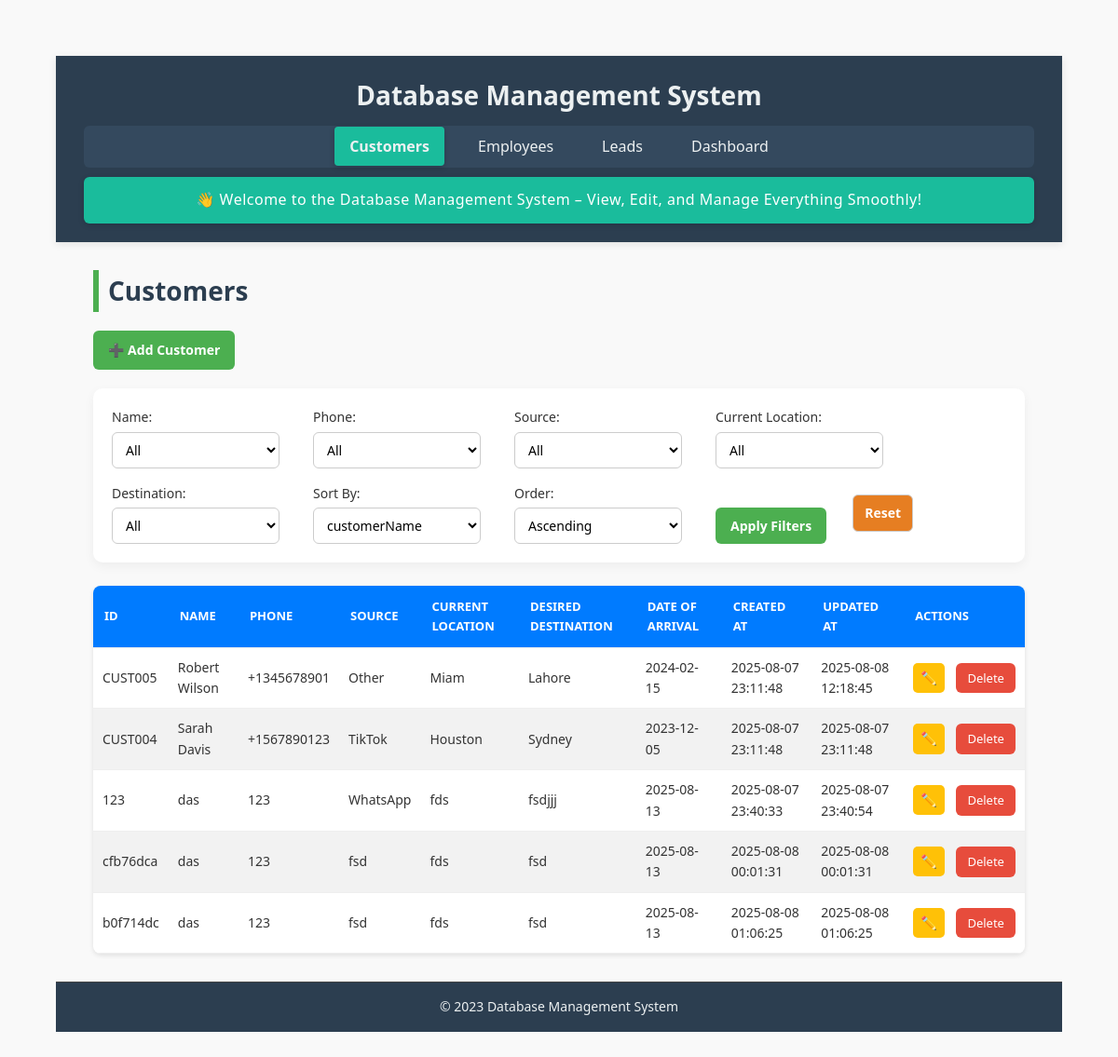
The page /customers on the database as committed earlier.
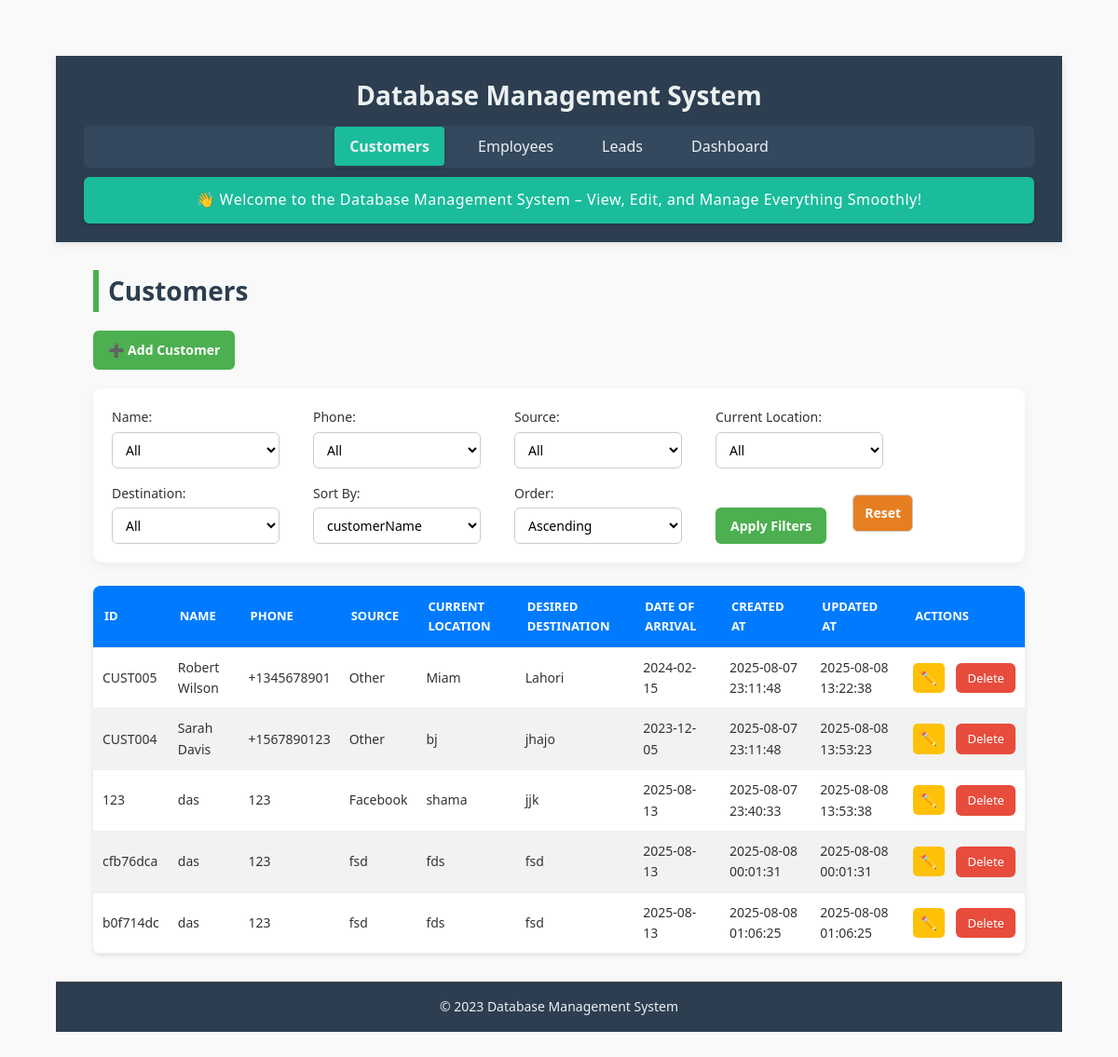
The same page on the database as committed later.
### tables this page shows
CREATE TABLE customers (
    customerId TEXT PRIMARY KEY,
    customerName TEXT NOT NULL,
    phone TEXT NOT NULL,
    source TEXT NOT NULL,
    currentLocation TEXT NOT NULL,
    desiredDestination TEXT NOT NULL,
    dateOfArrival TEXT,
    createdAt TEXT DEFAULT CURRENT_TIMESTAMP,
    updatedAt TEXT DEFAULT CURRENT_TIMESTAMP
);

### app.py (the view)
@app.route('/customers')
def customers():
    filters = {
        "customerName": request.args.get("name", ""),
        "phone": request.args.get("phone", ""),
        "source": request.args.get("source", ""),
        "currentLocation": request.args.get("currentLocation", ""),
        "desiredDestination": request.args.get("desiredDestination", "")
    }
    sort_by = request.args.get("sort_by", "customerName")
    sort_order = request.args.get("sort_order", "asc")
    query = "SELECT * FROM customers WHERE 1=1"
    params = []
    for col, val in filters.items():
        if val:
            query += f" AND {col} = ?"
            params.append(val)
    query += f" ORDER BY {sort_by} {sort_order.upper()}"
    with closing(get_db_connection()) as conn:
        with closing(conn.cursor()) as cursor:
            cursor.execute(query, params)
            customers = cursor.fetchall()
            column_values = {}
            for col in filters:
                cursor.execute(f"SELECT DISTINCT {col} FROM customers ORDER BY {col}")
                column_values[col] = [row[0] for row in cursor.fetchall() if row[0]]
    return render_template("customers.html",
                         customers=customers,
                         filters=filters,
                         sort_by=sort_by,
                         sort_order=sort_order,
                         column_values=column_values)

### app.py (called while the page is built)
def get_db_connection():
    conn = sqlite3.connect(DATABASE, timeout=10)
    conn.row_factory = sqlite3.Row
    conn.execute("PRAGMA journal_mode=WAL")
    return conn

### templates/customers.html (shortened to what this page needs)
{% extends "base.html" %}
{% block content %}
<h2>Customers</h2>
<div class="button-group">
    <a href="{{ url_for('add_customer') }}" class="btn">➕ Add Customer</a>
</div>
<form method="GET" action="{{ url_for('customers') }}" class="filter-form">
    <label>Name:
        <select name="name">
            <option value="">All</option>
        </select>
    </label>
    <label>Phone:
        <select name="phone">
            <option value="">All</option>
        </select>
    </label>
    <label>Source:
        <select name="source">
            <option value="">All</option>
        </select>
    </label>
    <label>Current Location:
        <select name="currentLocation">
            <option value="">All</option>
        </select>
    </label>
    <label>Destination:
        <select name="desiredDestination">
            <option value="">All</option>
        </select>
    </label>
    <label>Sort By:
        <select name="sort_by">
            {% for col in ['customerId', 'customerName', 'phone', 'source', 'currentLocation', 'desiredDestination',
            'dateOfArrival', 'createdAt', 'updatedAt'] %}
            <option value="{{ col }}" {% if sort_by==col %}selected{% endif %}>{{ col }}</option>
            {% endfor %}
        </select>
    </label>
    <label>Order:
        <select name="sort_order">
            <option value="asc" {% if sort_order=='asc' %}selected{% endif %}>Ascending</option>
        </select>
    </label>
    <button type="submit" class="btn">Apply Filters</button>
    <a href="{{ url_for('customers') }}" class="btn danger">Reset</a>
</form>
<table>
    <thead>
        <tr>
            <th>ID</th>
            <th>Name</th>
            <th>Phone</th>
            <th>Source</th>
            <th>Current Location</th>
            <th>Desired Destination</th>
            <th>Date of Arrival</th>
            <th>Created At</th>
            <th>Updated At</th>
            <th>Actions</th>
        </tr>
    </thead>
    <tbody>
        {% for customer in customers %}
        <tr>
            <td>{{ customer.customerId }}</td>
            <td>{{ customer.customerName }}</td>
            <td>{{ customer.phone }}</td>
            <td>{{ customer.source }}</td>
            <td>{{ customer.currentLocation }}</td>
            <td>{{ customer.desiredDestination }}</td>
            <td>{{ customer.dateOfArrival or '' }}</td>
            <td>{{ customer.createdAt }}</td>
            <td>{{ customer.updatedAt }}</td>
            <td>
                <a href="{{ url_for('edit_customer', customer_id=customer.customerId) }}" class="btn small">✏️</a>
                <a href="{{ url_for('delete_customer', customer_id=customer.customerId) }}" class="btn-delete"
                    onclick="return confirm('Are you sure you want to delete this customer?');">Delete</a>
            </td>
        </tr>
        {% endfor %}
    </tbody>
</table>
{% endblock %}

### templates/base.html (shortened to what this page needs)
<!DOCTYPE html>
<html lang="en">
<head>
    <link rel="stylesheet" href="{{ url_for('static', filename='style.css') }}">
    <link rel="stylesheet" href="{{ url_for('static', filename='customers.css') }}">
    <link rel="stylesheet" href="{{ url_for('static', filename='employees.css') }}">
    <link rel="stylesheet" href="{{ url_for('static', filename='dashboard.css') }}">
</head>
<body>
    <header class="header">
        <h1>Database Management System</h1>
        <nav class="navbar">
            <ul>
                <li>
                    <a href="{{ url_for('customers') }}"
                        class="{% if request.endpoint == 'customers' %}active{% endif %}">
                        Customers
                    </a>
                </li>
                <li>
                    <a href="{{ url_for('employees') }}"
                        class="{% if request.endpoint == 'employees' %}active{% endif %}">
                        Employees
                    </a>
                </li>
                <li>
                    <a href="{{ url_for('leads') }}" class="{% if request.endpoint == 'leads' %}active{% endif %}">
                        Leads
                    </a>
                </li>
                <li>
                    <a href="{{ url_for('dashboard') }}"
                        class="{% if request.endpoint == 'dashboard' %}active{% endif %}">
                        Dashboard
                    </a>
                </li>
            </ul>
        </nav>
        <section class="welcome-banner">
            <p>👋 Welcome to the Database Management System – View, Edit, and Manage Everything Smoothly!</p>
        </section>
    </header>
    <main class="main-content">
        {% block content %}{% endblock %}
    </main>
    <footer class="footer">
        <p>&copy; 2023 Database Management System</p>
    </footer>
</body>
</html>

### static/style.css (style rules this page uses)
* { margin: 0; padding: 0; box-sizing: border-box; }
body { font-family: 'Segoe UI', Tahoma, Geneva, Verdana, sans-serif; line-height: 1.6; background-color: #f8f9fa; color: #333; min-height: 100vh; display: flex; flex-direction: column; }
header { background-color: #2c3e50; color: #ecf0f1; padding: 20px 30px; text-align: center; box-shadow: 0 2px 8px rgba(0, 0, 0, 0.1); }
header h1 { font-size: 28px; margin-bottom: 10px; }
nav ul { list-style: none; display: flex; justify-content: center; gap: 20px; padding: 10px 0; background-color: #34495e; border-radius: 6px; margin-top: 10px; }
nav ul li a { text-decoration: none; color: #ecf0f1; padding: 10px 16px; border-radius: 4px; transition: background-color 0.3s ease; }
nav ul li a.active { background-color: #1abc9c; font-weight: bold; box-shadow: 0 2px 6px rgba(0, 0, 0, 0.2); }
main { flex: 1; padding: 30px 40px; }
footer { background-color: #2c3e50; color: #ecf0f1; text-align: center; padding: 15px 0; font-size: 14px; border-top: 1px solid #444; }
.welcome-banner { background-color: #1abc9c; color: #fff; padding: 12px 20px; text-align: center; font-size: 16px; margin-top: 10px; border-radius: 6px; box-shadow: 0 2px 6px rgba(0, 0, 0, 0.15); }
.welcome-banner p { margin: 0; font-weight: 500; letter-spacing: 0.5px; }

### static/customers.css (style rules this page uses)
* { box-sizing: border-box; margin: 0; padding: 0; font-family: 'Segoe UI', Tahoma, Geneva, Verdana, sans-serif; }
body { background: #f6f9fc; color: #333; padding: 40px; }
h2 { margin-bottom: 25px; font-size: 28px; color: #222; border-left: 6px solid #4CAF50; padding-left: 10px; }
.button-group { margin-bottom: 20px; }
.btn { display: inline-block; background-color: #4CAF50; color: white; padding: 10px 16px; text-decoration: none; border-radius: 6px; margin-right: 12px; font-size: 14px; font-weight: 600; transition: background-color 0.3s, transform 0.2s; border: none; cursor: pointer; }
.btn.small { padding: 6px 10px; font-size: 13px; background-color: #3498db; }
.btn-delete { display: inline-block; background-color: #e74c3c; color: white; padding: 6px 12px; text-decoration: none; border-radius: 6px; font-size: 13px; margin-left: 5px; transition: background-color 0.3s, transform 0.2s; }
.btn.danger { background-color: #e67e22; }
.filter-form { background-color: #ffffff; padding: 20px; margin-bottom: 25px; border-radius: 10px; box-shadow: 0 4px 12px rgba(0,0,0,0.05); display: flex; flex-wrap: wrap; gap: 16px; }
.filter-form label { display: flex; flex-direction: column; font-size: 14px; font-weight: 500; color: #333; margin-right: 20px; }
.filter-form select { padding: 8px 10px; font-size: 14px; margin-top: 4px; border: 1px solid #ccc; border-radius: 6px; background-color: #fff; width: 180px; }
.filter-form button { align-self: flex-end; }
table { width: 100%; border-collapse: collapse; background: #fff; box-shadow: 0 4px 10px rgba(0,0,0,0.05); border-radius: 10px; overflow: hidden; }
thead { background-color: #4CAF50; color: white; }
th, td { padding: 12px 15px; text-align: left; font-size: 14px; border-bottom: 1px solid #eee; }
th { font-weight: 600; text-transform: uppercase; font-size: 13px; }
td:last-child { white-space: nowrap; }

### static/employees.css (style rules this page uses)
body { font-family: Arial, sans-serif; background-color: #f9f9f9; margin: 20px; color: #333; }
h2 { color: #2c3e50; margin-bottom: 20px; }
form { display: flex; flex-wrap: wrap; gap: 15px; align-items: center; background-color: #ffffff; padding: 15px; border-radius: 8px; box-shadow: 0 2px 4px rgba(0,0,0,0.1); margin-bottom: 20px; }
form label { margin-right: 5px; font-weight: bold; }
form select, form button, form a.btn { padding: 8px 12px; font-size: 14px; border: 1px solid #ccc; border-radius: 6px; background-color: white; transition: 0.3s ease; }
form button { background-color: #007BFF; color: white; border: none; cursor: pointer; }
form a.btn { text-decoration: none; background-color: #28a745; color: white; }
table { width: 100%; border-collapse: collapse; background-color: #ffffff; border-radius: 8px; overflow: hidden; box-shadow: 0 2px 5px rgba(0,0,0,0.1); }
thead { background-color: #007BFF; color: white; }
thead th { padding: 12px; text-align: left; font-weight: bold; }
tbody tr { border-bottom: 1px solid #ddd; }
tbody tr:nth-child(even) { background-color: #f2f2f2; }
tbody td { padding: 10px; }
.btn.small { padding: 5px 8px; margin-right: 4px; background-color: #ffc107; color: black; border: none; border-radius: 5px; text-decoration: none; font-size: 14px; transition: background-color 0.3s ease; }

Rows that differ between the two databases and show on the page:
changed customers "CUST005": desiredDestination "Lahore" → "Lahori"; updatedAt "2025-08-08 12:18:45" → "2025-08-08 13:22:38"
changed customers "CUST004": source "TikTok" → "Other"; currentLocation "Houston" → "bj"; desiredDestination "Sydney" → "jhajo"; updatedAt "2025-08-07 23:11:48" → "2025-08-08 13:53:23"
changed customers id 123: source "WhatsApp" → "Facebook"; currentLocation "fds" → "shama"; desiredDestination "fsdjjj" → "jjk"; updatedAt "2025-08-07 23:40:54" → "2025-08-08 13:53:38"
